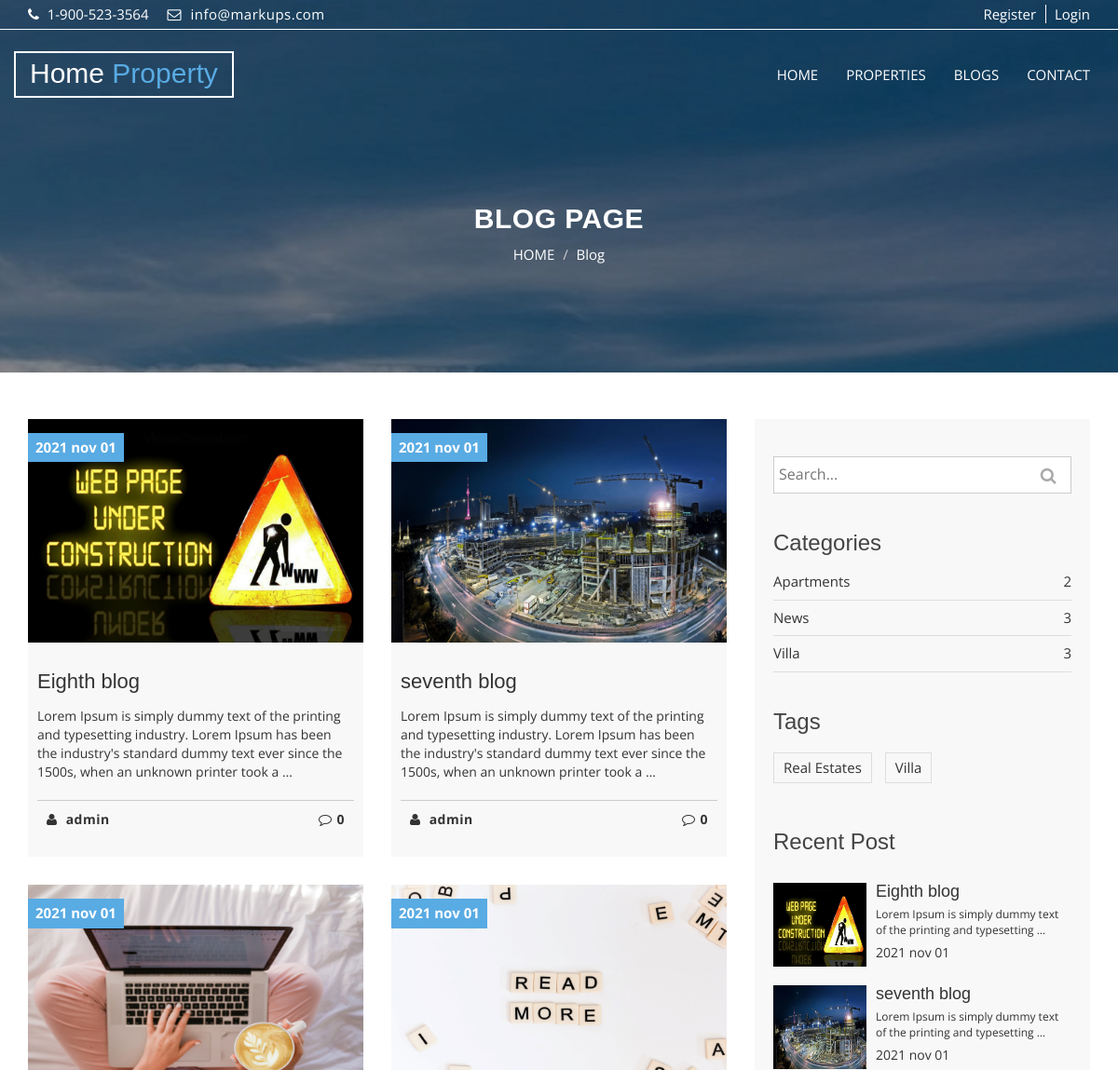
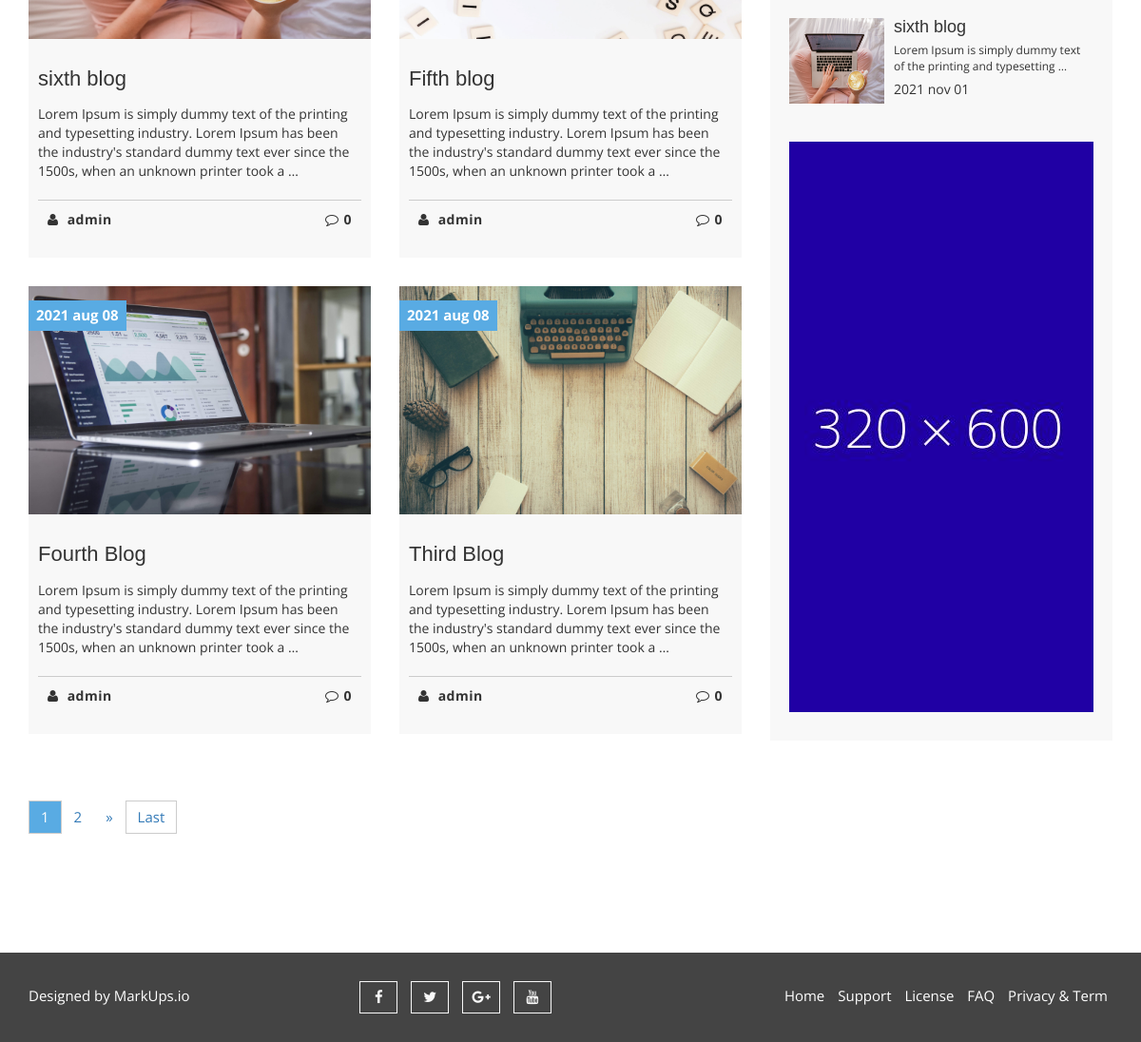
The page /blogs/search on the database its author committed (2 pictures, top to bottom).
### blog/models.py (models this page shows, shortened)
class Blog(models.Model):
    title = models.CharField(max_length=55, verbose_name='Title')
    author = models.ForeignKey(User, verbose_name='Author', on_delete = models.CASCADE, blank=False, null=False)
    category = models.ForeignKey("Category", related_name="blog", verbose_name='Category', on_delete=models.CASCADE, blank=True, null=True)
    tag = models.ManyToManyField("Tag", related_name="blogs", verbose_name='Tags', blank=True)
    image = models.ImageField(upload_to='blogs/', verbose_name='Image')
    content = RichTextField()
    slug = AutoSlugField(populate_from='title')
    pub_date = models.DateTimeField(auto_now_add=True)
    update_date = models.DateTimeField(auto_now=True)
    def get_absolute_url(self):
        return reverse('Blog-Detail', kwargs={"pk": self.pk})
    class Meta:
        ordering = ('-pub_date',)

class Category(models.Model):
    title = models.CharField(max_length=55, verbose_name='Title')
    slug = AutoSlugField(populate_from='title')
    pub_date = models.DateTimeField(auto_now_add=True)
    class Meta:
        verbose_name_plural = "Catrgories"

class Tag(models.Model):
    title = models.CharField(max_length=55, verbose_name='Title')
    slug = AutoSlugField(populate_from='title')
    pub_date = models.DateTimeField(auto_now_add=True)

### blog/views.py (the view)
# urls.py: path("blogs/search", views.BlogSearch.as_view(), name="Blog-Search"),
class BlogSearch(ListView):
    model = Blog
    template_name = 'blog/blog_list.html'
    context_object_name = 'blogs'
    ordering = '-pub_date'
    paginate_by = 6
    def get_context_data(self, *args, **kwargs):
        context = super(BlogSearch, self).get_context_data(*args, **kwargs)
        context['categories'] = Category.objects.all().annotate(num_blogs=Count('blog'))
        context['tags'] = Tag.objects.all()
        context['recent_posts'] = Blog.objects.order_by('-pub_date')[:3]
        get_copy = self.request.GET.copy()
        parameters = get_copy.pop('page', True) and get_copy.urlencode()
        context['parameters'] = parameters
        return context
    def get_queryset(self):
        search_for = self.request.GET.get('q')
        if search_for:
            query = Blog.objects.filter(Q(title__icontains=search_for) | Q(content__icontains=search_for))
        else:
            query = Blog.objects.all()
        return query

### blog/templates/blog/blog_list.html (shortened to what this page needs)
{% extends 'base.html' %}
{% load static %}
{% block content %}
  <section id="aa-property-header">
    <div class="container">
      <div class="row">
        <div class="col-md-12">
          <div class="aa-property-header-inner">
            <h2>Blog Page</h2>
            <ol class="breadcrumb">
            <li><a href="#">HOME</a></li>
            <li class="active">Blog</li>
          </ol>
          </div>
        </div>
      </div>
    </div>
  </section>
  <section id="aa-blog">
    <div class="container">
      <div class="row">
        <div class="col-md-12">
          <div class="aa-blog-area">
            <div class="row">
              <div class="col-md-8">
                <div class="aa-blog-content">
                  <div class="row">
                  {% for blog in blogs %}
                    <div class="col-md-6 col-sm-6">
                      <article class="aa-blog-single">
                        <figure class="aa-blog-img">
                          <a href="{{blog.get_absolute_url}}"><img alt="img" src="{{blog.image.url}}"></a>
                          <span class="aa-date-tag">{{blog.pub_date|date:"Y b d"}}</span>
                        </figure>
                        <div class="aa-blog-single-content">
                          <h3><a href="{% url 'Blog-Detail' blog.id %}">{{blog.title}}</a></h3>
                          <p>{{blog.content|safe|truncatewords:30}}</p>
                          <div class="aa-blog-single-bottom">
                            <a class="aa-blog-author" href="#"><i class="fa fa-user"></i> {{blog.author}}</a>
                            <a class="aa-blog-comments" href="#"><i class="fa fa-comment-o"></i>{{blog.comments.count}}</a>
                          </div>
                        </div>
                      </article>
                    </div>
                  {%endfor%}
                  </div>
                  <div class="row">
                    <div class="col-md-12">
                      <div class="aa-properties-content-bottom">
                        <nav>
                          {%include 'property/pagination.html'%}
                        </nav>
                      </div>
                    </div>
                  </div>
                </div>
              </div>
              {% include "blog/sidebar.html"%}
            </div>
          </div>
        </div>
      </div>
    </div>
  </section>
{% endblock content %}

### blog/templates/blog/sidebar.html
{%load static%}
<div class="col-md-4">
    <aside class="aa-blog-sidebar">
        <div class="aa-blog-sidebar-single">
            <form action="{% url 'Blog-Search' %}" method="GET">
                <div class="aa-blog-search">
                <input class="aa-search-text" type="text" name="q" placeholder="Search...">
                <button class="aa-search-submit" type="submit">
                    <i class="fa fa-search"></i>
                </button>
                </div>
            </form>
        </div>
        <div class="aa-blog-sidebar-single">
            <h3>Categories</h3>
            <ul class="aa-blog-catg">
            {% for category in categories %}
                <li><a href="{% url 'Blog-Category' category.slug %}">{{category.title}}</a><span>{{category.num_blogs}}</span></li>
            {% endfor %}
            </ul>
        </div>
        <div class="aa-blog-sidebar-single">
            <h3>Tags</h3>
            <div class="tag-cloud">
            {% for tag in tags %}
                <a href="{% url 'Blog-Tag' tag.slug %}">{{tag.title}}</a>
            {% endfor %}
            </div>
        </div>
        <div class="aa-blog-sidebar-single">
            <h3>Recent Post</h3>
            <div class="aa-blog-recent-post">
            {% for post in recent_posts %}
                <div class="media">
                    <div class="media-left">
                        <a href="{{post.get_absolute_url}}">
                            <img alt="img" src="{{post.image.url}}" class="media-object">
                        </a>
                    </div>
                    <div class="media-body">
                        <h4 class="media-heading"><a href="{{post.get_absolute_url}}">{{post.title}}</a></h4>
                        <p>{{post.content|truncatewords:10|safe}}</p>
                        <span>{{post.pub_date|date:"Y b d"}}</span>
                    </div>
                </div>
            {%endfor%}
            </div>
        </div>
        <div class="aa-blog-sidebar-single">
            <div class="aa-banner-ads">
                <a href="#">
                <img src="{%static 'img/banner-ads.jpg'%}" alt="banner img">
                </a>
            </div>
        </div>
    </aside>
</div>

### static/css/theme-color/default-theme.css (style rules this page uses)
h2 { color: #59abe3; }
.aa-blog-single .aa-date-tag { background-color: #59abe3; }
#aa-property-header .aa-property-header-inner .breadcrumb li.active { color: #59abe3; }

### rows shown on the page
Blog: image (picture), pub_date "2021 nov 01", title "Eighth blog", content "Lorem Ipsum is simply dummy text of the printing and typesetting industry. Lorem Ipsum has been the industry's standard dummy text ever since the 1500s, when an unknown printer took a …", author "admin", comments.count "0", content "Lorem Ipsum is simply dummy text of the printing and typesetting …"
Blog: image (picture), pub_date "2021 nov 01", title "seventh blog", content "Lorem Ipsum is simply dummy text of the printing and typesetting industry. Lorem Ipsum has been the industry's standard dummy text ever since the 1500s, when an unknown printer took a …", author "admin", comments.count "0", content "Lorem Ipsum is simply dummy text of the printing and typesetting …"
Blog: image (picture), pub_date "2021 nov 01", title "sixth blog", content "Lorem Ipsum is simply dummy text of the printing and typesetting industry. Lorem Ipsum has been the industry's standard dummy text ever since the 1500s, when an unknown printer took a …", author "admin", comments.count "0", content "Lorem Ipsum is simply dummy text of the printing and typesetting …"
Blog: image (picture), pub_date "2021 nov 01", title "Fifth blog", content "Lorem Ipsum is simply dummy text of the printing and typesetting industry. Lorem Ipsum has been the industry's standard dummy text ever since the 1500s, when an unknown printer took a …", author "admin", comments.count "0"
Blog: image (picture), pub_date "2021 aug 08", title "Fourth Blog", content "Lorem Ipsum is simply dummy text of the printing and typesetting industry. Lorem Ipsum has been the industry's standard dummy text ever since the 1500s, when an unknown printer took a …", author "admin", comments.count "0"
Blog: image (picture), pub_date "2021 aug 08", title "Third Blog", content "Lorem Ipsum is simply dummy text of the printing and typesetting industry. Lorem Ipsum has been the industry's standard dummy text ever since the 1500s, when an unknown printer took a …", author "admin", comments.count "0"
Category: title "Apartments", num_blogs "2"
Category: title "News", num_blogs "3"
Category: title "Villa", num_blogs "3"
Tag: title "Real Estates"
Tag: title "Villa"

### other values the page prints
{{ num }} "1"
{{ num }} "2"
